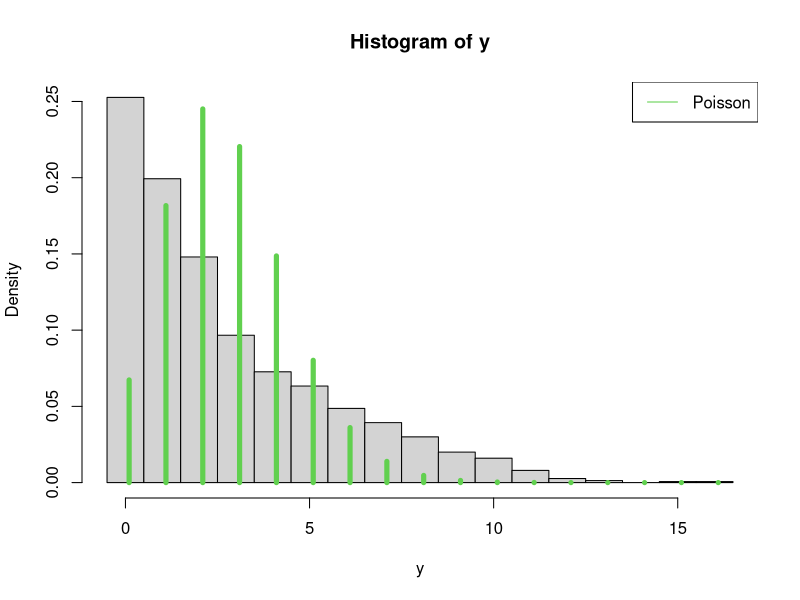
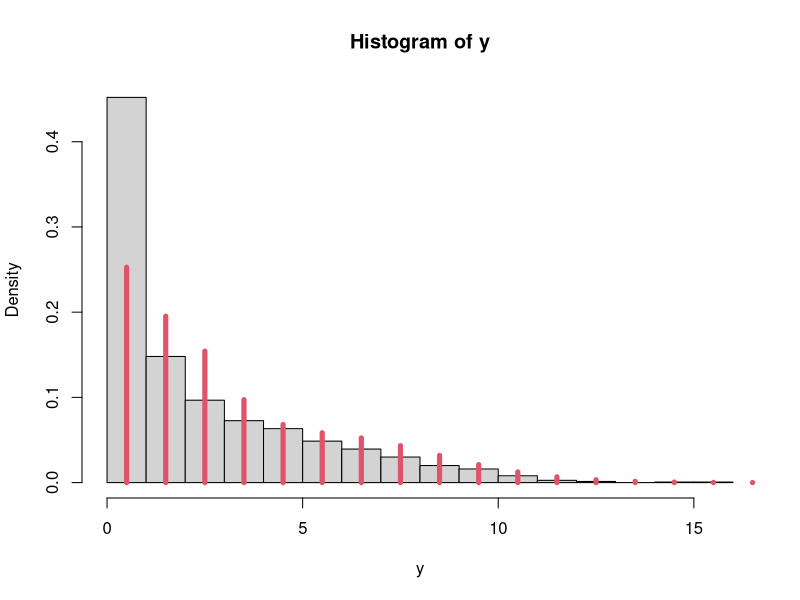
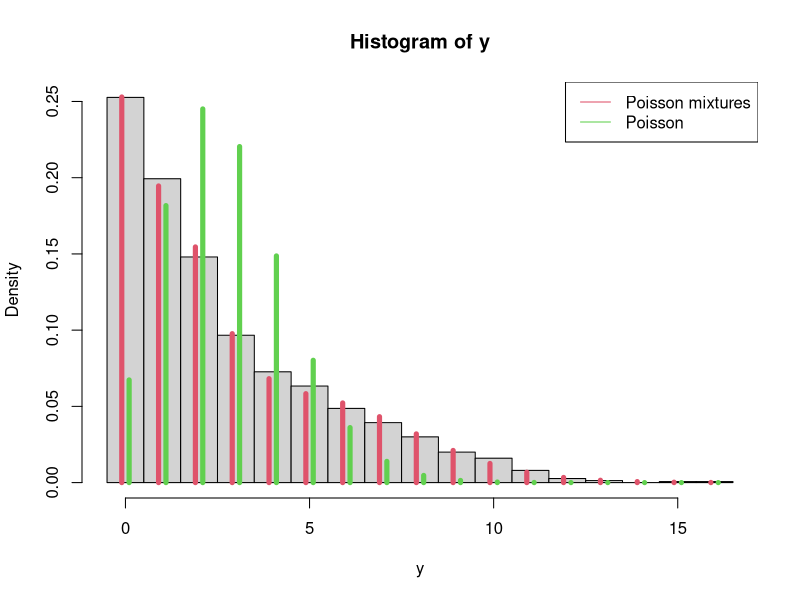

The R source for these figures, in order:
#Exer 4.2
x = data.frame(enc=0:16,
               freq=c(379,299,222,145,109,95,73,59,45,30,24,12,4,2,0,1,1))
N = sum(x$freq)
y = rep(x$enc,x$freq)


#For Poisson distribution, mean and variance should be approximately equal
show(c(mean(y),var(y)))
hist(y,breaks=-0.5+c(0:17),freq=F)
pois.hat = mean(y)
z = 0:16
for(i in 1:length(z))
  lines(c(z[i]+0.1,z[i]+0.1),c(0,dpois(z[i],pois.hat)),lwd=5,col=3)

legend("topright",c("Poisson"),lty=1,col=3)


#Log-likelihood function
loglik = function(alpha,beta,mu,lambda,x)
{
  l = 0
  for(i in 1:length(x$enc))
  {
    e = x$enc[i]
    n = x$freq[i]
    if(e==0)
      l = l + n*log(alpha+beta*exp(-mu)+(1-alpha-beta)*exp(-lambda))
    else
      l = l + n*log(beta*exp(-mu)*mu^e+
                    (1-alpha-beta)*exp(-lambda)*lambda^e)-log(gamma(e+1))
  }
  l
}

#-loglik for optimization, parameters in a vector and transformed
minusloglik = function(param,x)
{
  alpha = exp(param[1])/(1+exp(param[1]))    #Transforming to [0,1] interval
  beta = exp(param[2])/(1+exp(param[2]))     #Transforming to [0,1] interval
  mu = exp(param[3])                        #Transforming to positive value
  lambda = exp(param[4])                    #Transforming to positive value

  l = 0
  for(i in 1:length(x$enc))
  {
    e = x$enc[i]
    n = x$freq[i]
    if(e==0)
      l = l + n*log(alpha+beta*exp(-mu)+(1-alpha-beta)*exp(-lambda))
    else
      l = l + n*log(beta*exp(-mu)*mu^e+
                    (1-alpha-beta)*exp(-lambda)*lambda^e)-log(gamma(e+1))
  }
  show(c(alpha,beta,mu,lambda,l))
  -l
}
param.init = c(0,-1,0,1)
res = optim(param.init,minusloglik,x=x)

param = res$par
#Transforming back to original scale
alpha = exp(param[1])/(1+exp(param[1]))    #Transforming to [0,1] interval
beta = exp(param[2])/(1+exp(param[2]))     #Transforming to [0,1] interval
mu = exp(param[3])                        #Transforming to positive value
lambda = exp(param[4])                    #Transforming to positive value
print("Estimates from Newton's method")
show(c(alpha,beta,mu,lambda))

#Show results
hist(y,freq=F)
z = 0:16
prob = (beta*exp(-mu)*mu^z + 
       (1-alpha-beta)*exp(-lambda)*lambda^z)/gamma(z+1)
prob[1] = prob[1]+alpha
for(i in 1:length(z))
  lines(c(z[i]+0.5,z[i]+0.5),c(0,prob[i]),lwd=5,col=2)


#EM algorithm

alpha = 0.6
beta = 0.3
mu = 1
lambda = 10
i = 0:16
eps = 0.001
l = loglik(alpha,beta,mu,lambda,x)
more = TRUE
while(more)
{
 l.old = l
 pi = (beta*exp(-mu)*mu^i + (1-alpha-beta)*exp(-lambda)*lambda^i)
 pi[1] = pi[1]+alpha
 zstat0 = alpha/pi[1]
 tstat = beta*exp(-mu)*mu^i/pi
 pstat = (1-alpha-beta)*exp(-lambda)*lambda^i/pi
 alpha = x$freq[1]*zstat0/N
 beta = sum(x$freq*tstat)/N
 mu = sum(i*x$freq*tstat)/sum(x$freq*tstat)
 lambda = sum(i*x$freq*pstat)/sum(x$freq*pstat)
 param = c(log(alpha/(1-alpha)),log(beta/(1-beta)),log(mu),log(1-alpha-beta))
 l = loglik(alpha,beta,mu,lambda,x)
 more = abs(l-l.old)>eps
 show(c(alpha,beta,mu,lambda,l))
}
print("Estimates from the EM algorithm")
show(c(alpha,beta,mu,lambda))
#Not working properly:
#hist(y,freq=F)     #This gives a histogram where breaks do not match the categories


hist(y,breaks=-0.5+c(0:17),freq=F)
#hist(y,freq=F)
z = 0:16
prob = (beta*exp(-mu)*mu^z + (1-alpha-beta)*exp(-lambda)*lambda^z)/gamma(z+1)
prob[1] = prob[1]+alpha
for(i in 1:length(z))
  lines(c(z[i]-0.1,z[i]-0.1),c(0,prob[i]),lwd=5,col=2)

pois.hat = mean(y)
for(i in 1:length(z))
  lines(c(z[i]+0.1,z[i]+0.1),c(0,dpois(z[i],pois.hat)),lwd=5,col=3)

legend("topright",c("Poisson mixtures","Poisson"),lty=1,col=2:3)
